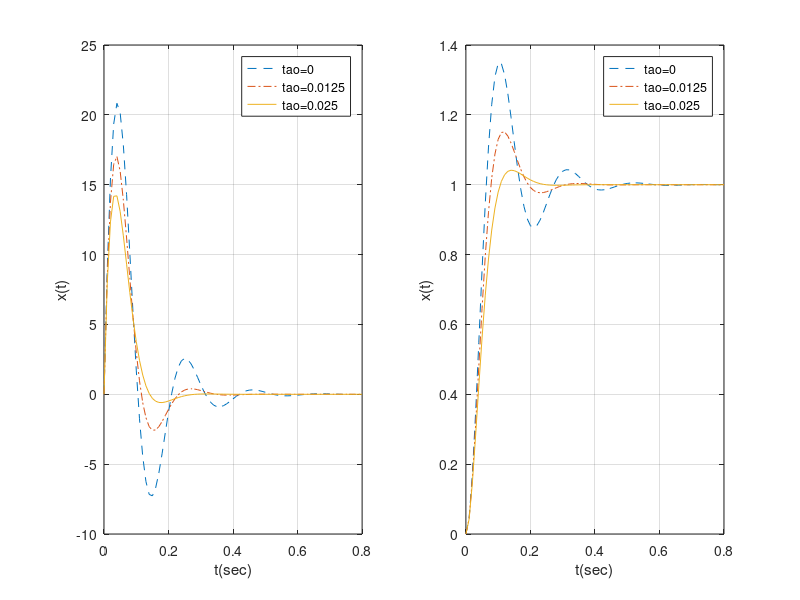

The MATLAB source for this figure:
t=[0:0.01:0.8];
%
nG=[50];
tao=0;dG=[0.05 1+50*tao 50];G1=tf(nG,dG);
tao=0.0125;dG=[0.05 1+50*tao 50];G2=tf(nG,dG);
tao=0.025;dG=[0.05 1+50*tao 50];G3=tf(nG,dG);
%
[y1,T]=impulse(G1,t);[y1a,T]=step(G1,t);
[y2,T]=impulse(G2,t);[y2a,T]=step(G2,t);
[y3,T]=impulse(G3,t);[y3a,T]=step(G3,t);
%
subplot(1,2,1);
plot(T,y1,'--',T,y2,'-.',T,y3,'-');
legend('tao=0','tao=0.0125','tao=0.025');
xlabel('t(sec)'),ylabel('x(t)');grid on;
subplot(1,2,2);
plot(T,y1a,'--',T,y2a,'-.',T,y3a,'-');
legend('tao=0','tao=0.0125','tao=0.025');
xlabel('t(sec)'),ylabel('x(t)');grid on;

